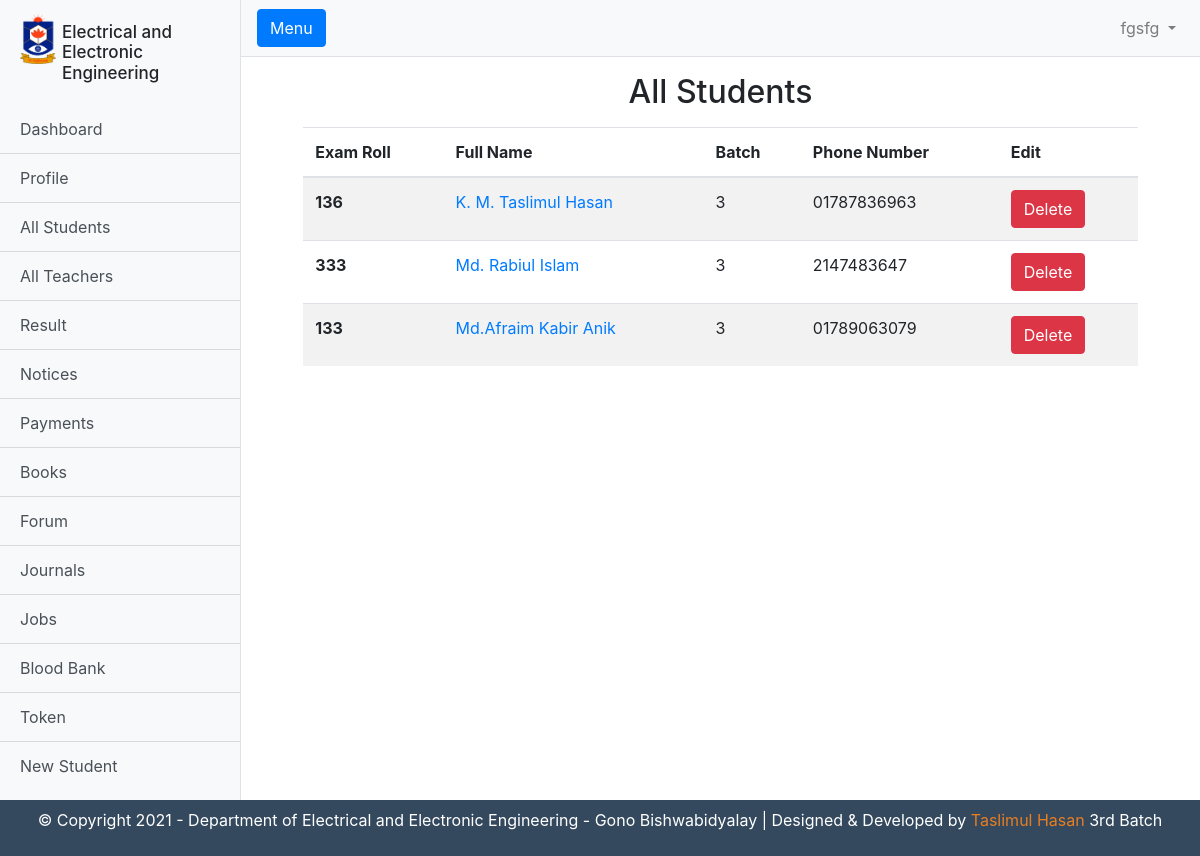
The app's page /admin/students.php (signed in) with its own data.
### tables this page shows
CREATE TABLE `teachers` (
  `id` int(11) NOT NULL,
  `full_name` varchar(255) DEFAULT NULL,
  `fathers_name` varchar(255) DEFAULT NULL,
  `mothers_name` varchar(255) DEFAULT NULL,
  `dob` date NOT NULL,
  `gender` varchar(255) DEFAULT NULL,
  `present_adress` varchar(255) DEFAULT NULL,
  `permanent_adress` varchar(255) DEFAULT NULL,
  `blood_group` varchar(255) DEFAULT NULL,
  `my_phone_number` varchar(255) DEFAULT NULL,
  `position` varchar(255) NOT NULL,
  `email` varchar(255) DEFAULT NULL,
  `password` varchar(255) DEFAULT NULL,
  `img` varchar(255) NOT NULL
);

CREATE TABLE `students` (
  `id` int(11) NOT NULL,
  `full_name` text NOT NULL,
  `fathers_name` text NOT NULL,
  `mothers_name` text NOT NULL,
  `dob` date NOT NULL,
  `gender` text NOT NULL,
  `present_adress` text NOT NULL,
  `permanent_adress` text NOT NULL,
  `blood_group` text NOT NULL,
  `my_phone_number` varchar(255) NOT NULL,
  `father_phone_number` int(11) NOT NULL,
  `batch` int(11) NOT NULL,
  `class_roll` int(11) NOT NULL,
  `exam_roll` int(11) NOT NULL,
  `email` varchar(255) NOT NULL,
  `password` varchar(255) NOT NULL,
  `vkey` varchar(255) NOT NULL,
  `verification` int(11) DEFAULT 0,
  `blood_date` date DEFAULT NULL,
  `auth` int(11) NOT NULL
);

### admin/logic.php (called while the page is built)
<?php
$email= $_SESSION["email"];
$dbmain = $connection -> query("SELECT * FROM teachers WHERE email = '$email'");
$db = mysqli_fetch_array($dbmain);
?>

### admin/students.php (the view, shortened to what this page needs)
<?php
require_once("templete-parts/header.php");
require_once("../rprocess.php");
require_once("logic.php");
require_once("logic.php");
$dbi = $connection -> query("SELECT * FROM students ;");
$row = mysqli_num_rows($dbi);
?>
        <div class="container-fluid">
            <h2 class= "m-3 text-center" >All Students</h2>
        </div>
        <div class="row ml-2 mr-2">
            <div class="col-md-11 m-auto">
                <table class="table table-striped">
                    <thead>
                        <tr>
                        <th scope="col">Exam Roll</th>
                        <th scope="col">Full Name</th>
                        <th scope="col">Batch</th>
                        <th scope="col">Phone Number</th>
                        <th scope="col">Edit</th>
                        </tr>
                    </thead>
                    <tbody>
                        <?php
                            if($row>0){
                                while($rows = mysqli_fetch_array($dbi)){ ?>
                                    <th><?php echo $rows["exam_roll"] ?></th>
                                    <td><a href="viewstu.php?id=<?php echo $rows['exam_roll'];?>"><?php echo $rows["full_name"] ?></a></td>
                                    <td><?php echo $rows["batch"] ?></td>
                                    <td><?php echo $rows["my_phone_number"] ?></td>
                                    <td><a href="del-stu" class="btn btn-danger">Delete</a></td>
                        <?php }}?>
                    </tbody>
                </table>
            </div>
        </div>
        <?php require_once("templete-parts/footer.php") ?>

### admin/templete-parts/header.php (shortened to what this page needs)
<?php
require_once("../rprocess.php");
require_once("./logic.php");
?>
<!DOCTYPE html>
<html lang="en">
<head>
  <link href="vendor/bootstrap/css/bootstrap.min.css" rel="stylesheet">
  <link href="css/sidebar.css" rel="stylesheet">
  <link rel="stylesheet" href="style.css" class="css">
</head>
<body>
  <div class="d-flex" id="wrapper">
    <div class="bg-light border-right" id="sidebar-wrapper">
      <div class="sidebar-heading">
        <img src="img/logo.png" alt="" class="logo">
        <h1 class="head">Electrical and Electronic Engineering</h1>
      </div>
      <div class="list-group list-group-flush">
        <a href="index.php" class="list-group-item list-group-item-action bg-light">Dashboard</a>
        <a href="profile.php" class="list-group-item list-group-item-action bg-light">Profile</a>
        <a href="students.php" class="list-group-item list-group-item-action bg-light">All Students</a>
        <a href="teachers.php" class="list-group-item list-group-item-action bg-light">All Teachers</a>
        <a href="result.php" class="list-group-item list-group-item-action bg-light">Result</a>
        <a href="notices.php" class="list-group-item list-group-item-action bg-light">Notices</a>
        <a href="payments.php" class="list-group-item list-group-item-action bg-light">Payments</a>
        <a href="books.php" class="list-group-item list-group-item-action bg-light">Books</a>
        <a href="forum.php" class="list-group-item list-group-item-action bg-light">Forum</a>
        <a href="journal.php" class="list-group-item list-group-item-action bg-light">Journals</a>
        <a href="jobs.php" class="list-group-item list-group-item-action bg-light">Jobs</a>
        <a href="blood.php" class="list-group-item list-group-item-action bg-light">Blood Bank</a>
        <a href="token.php" class="list-group-item list-group-item-action bg-light">Token</a>
        <a href="new_student.php" class="list-group-item list-group-item-action bg-light">New Student</a>
      </div>
    </div>
    <div id="page-content-wrapper">
      <nav class="navbar navbar-expand-lg navbar-light bg-light border-bottom">
        <button class="btn btn-primary" id="menu-toggle">Menu</button>
        <div class="collapse navbar-collapse" id="navbarSupportedContent">
          <ul class="navbar-nav ml-auto mt-2 mt-lg-0">
            <li class="nav-item dropdown">
              <a class="nav-link dropdown-toggle" href="#" id="navbarDropdown" role="button" data-toggle="dropdown" aria-haspopup="true" aria-expanded="false">
                <?php echo $db["full_name"];?>
              </a>
            </li>
          </ul>
        </div>
      </nav>

### admin/css/sidebar.css (style rules this page uses)
#wrapper { overflow-x: hidden; }
#sidebar-wrapper { min-height: 100vh; margin-left: -15rem; -webkit-transition: margin .25s ease-out; -moz-transition: margin .25s ease-out; -o-transition: margin .25s ease-out; transition: margin .25s ease-out; }
#sidebar-wrapper .sidebar-heading { padding: 0.875rem 1.25rem; font-size: 1.2rem; }
#sidebar-wrapper .list-group { width: 15rem; }
#page-content-wrapper { min-width: 100vw; }
@media (min-width: 768px) { #sidebar-wrapper { margin-left: 0; } }
@media (min-width: 768px) { #page-content-wrapper { min-width: 0; width: 100%; } }

### admin/style.css (style rules this page uses)
.logo { max-height: 50px; float: left; max-width: 3vw; }
.head { float: left; font-size: 17px; overflow: hidden; max-width: 11vw; margin-left: .5vw; margin-top: 1vh; }
.sidebar-heading { padding-right: 0px !important; overflow: hidden; }

### records on screen
teachers: full_name "fgsfg"
students: exam_roll "136", full_name "K. M. Taslimul Hasan", batch "3", my_phone_number "01787836963"
students: exam_roll "333", full_name "Md. Rabiul Islam", batch "3", my_phone_number "2147483647"
students: exam_roll "133", full_name "Md.Afraim Kabir Anik", batch "3", my_phone_number "01789063079"
